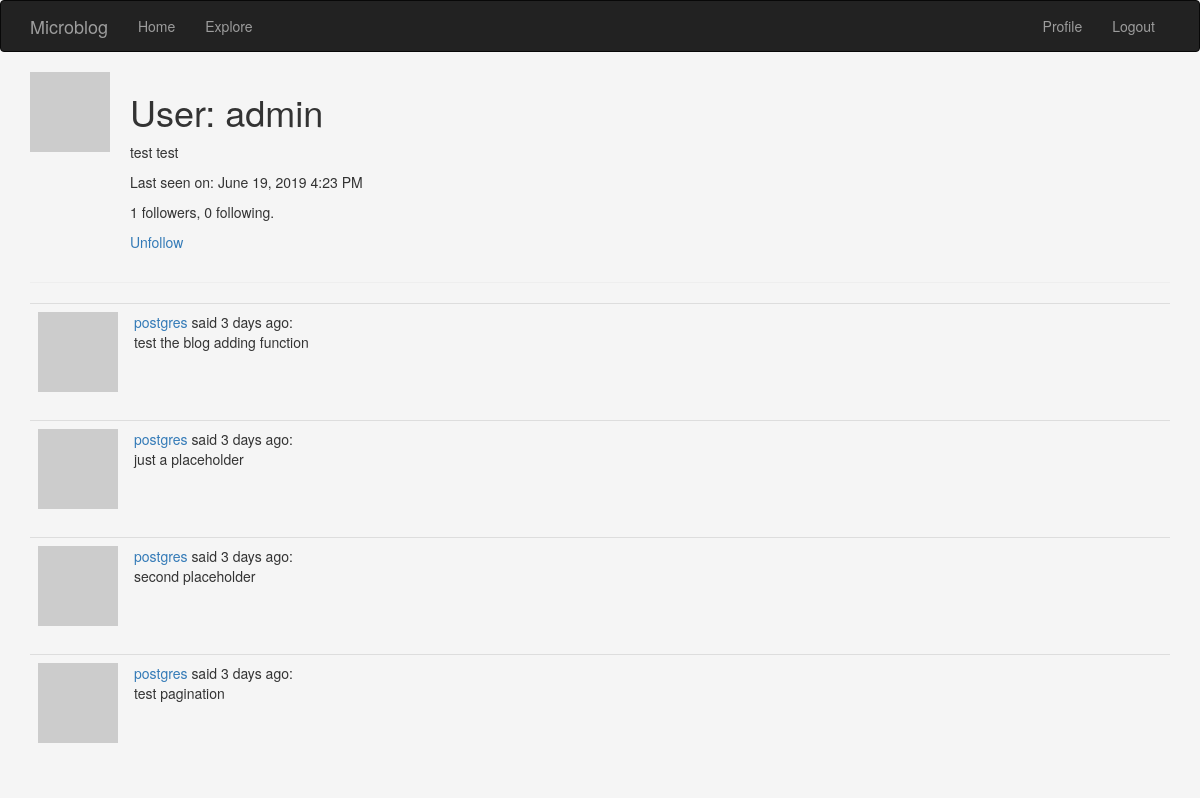
Page /user/admin (signed in) on the committed database.
### server/models.py (models this page shows, shortened)
class User(UserMixin, db.Model):
    id = db.Column(db.Integer, primary_key=True)
    username = db.Column(db.String(64), index=True, unique=True, nullable=False)
    email = db.Column(db.String(128), index=True, unique=True, nullable=False)
    password_hash = db.Column(db.String(128), nullable=False)
    posts = db.relationship('Post', backref='author', lazy='dynamic') # 'Post'= reference to a class not yet created
    about_me = db.Column(db.String(256), nullable=True)
    last_seen  =db.Column(db.DateTime, default=datetime.utcnow)
    followed = db.relationship(
        'User', secondary=followers,
        primaryjoin=(followers.c.follower_id == id),
        secondaryjoin=(followers.c.followed_id == id),
        backref=db.backref('followers', lazy='dynamic'), lazy='dynamic')
    def avatar(self,size):
        digest = md5(self.email.lower().encode('utf-8')).hexdigest()
        return  f'https://www.gravatar.com/avatar/{digest}?d=identicon&s={size}'
    def is_following(self, user):
        return self.followed.filter(
                 followers.c.followed_id == user.id).count() > 0

class Post(db.Model):
    id = db.Column(db.Integer, primary_key=True)
    body = db.Column(db.String(140), nullable=False)
    timestamp = db.Column(db.DateTime, index=True, default=datetime.utcnow)
    user_id = db.Column(db.Integer, db.ForeignKey('user.id'),nullable=False)

### server/routes.py (the view)
@app.route('/user/<username>')
@login_required
def user(username):
    user = User.query.filter_by(username = username).first_or_404()
    posts = current_user.posts
    return render_template('user.html',posts = posts , user =user)

### server/models.py (called while the page is built)
@login.user_loader
def load_user(id):
    return User.query.get(int(id))

### server/routes.py (called while the page is built)
@app.before_request
def before_request():
    if current_user.is_authenticated:
        current_user.last_seen = datetime.utcnow()
        db.session.commit()

### templates/user.html (shortened to what this page needs)
{% extends "navbar.html" %}
{% block app_content %}
    <table>
        <tr valign="top">
            <td style="padding-right: 20px"><img src="{{ user.avatar(128) }}"></td>
            <td>
                <h1>User: {{ user.username }}</h1>
                {% if user.about_me %}<p>{{ user.about_me }}</p>{% endif %}
                {% if user.last_seen %}<p>Last seen on: {{ moment(user.last_seen).format('LLL') }}</p>{% endif %}
                <p>{{ user.followers.count() }} followers, {{ user.followed.count() }} following.</p>
                {% if user == current_user %}
                    <p><a href="{{ url_for('edit_profile') }}">Edit your profile</a></p>
                {% elif not current_user.is_following(user) %}
                    <p><a href="{{ url_for('follow', username=user.username) }}">Follow</a></p>
                {% else %}
                    <p><a href="{{ url_for('unfollow', username=user.username) }}">Unfollow</a></p>
                {% endif %}
            </td>
        </tr>
    </table>
    <hr>
    {% for post in posts %}
        {% include '_post.html' %}
    {% endfor %}
{% endblock %}

### templates/_post.html
  <table class="table table-hover">
        <tr>
            <td width="70px">
                <a class="text-danger", href="{{ url_for('user', username=post.author.username) }}">
                    <img src="{{ post.author.avatar(70) }}" />
                </a>
            </td>
            <td>
                <a  href="{{ url_for('user', username=post.author.username) }}">
                    {{ post.author.username }}
                </a>
                said {{ moment(post.timestamp).fromNow() }}:
                <br>
                {{ post.body }}
            </td>
        </tr>
    </table>

### templates/navbar.html (style rules this page uses)
body { background: whitesmoke !important; }

### rows in the picture
User: username "admin", about_me "test test", last_seen "June 19, 2019 4:23 PM"
Post: author.username "postgres", timestamp "3 days ago", body "test the blog adding function"
Post: author.username "postgres", timestamp "3 days ago", body "just a placeholder"
Post: author.username "postgres", timestamp "3 days ago", body "second placeholder"
Post: author.username "postgres", timestamp "3 days ago", body "test pagination"

### other values in the picture
{{ user.followers.count() }} "1"
{{ user.followed.count() }} "0"
